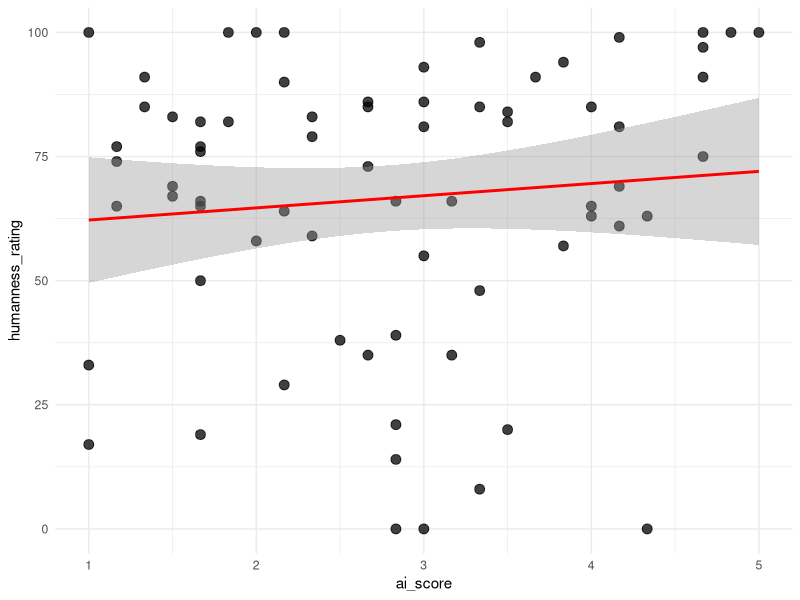

Generate this figure with R: (Note: this script raises an error after producing the figure.)
## ---- chunk 1
library(dplyr)
library(ggplot2)
library(tidyr)
library(forcats)
library(lme4)
library(corrplot)
## ---- chunk 2
raw_df <- read.csv("../data/pilot-responses-combined.csv")
raw_df <- raw_df %>% 
  group_by(subject_id) %>%
  mutate(ai_score = sum(cognitive_1, cognitive_2, 
                         affective_1, affective_2, 
                         behavioral_1, behavioral_2)/6)
## ---- chunk 3
head(raw_df)
## ---- chunk 4
categories <- list(
  content     = c("rainbow", "horizon", "rain", "light", "sunlight", "colors", "prism", "the", "color",
                    "informative", "descriptive", "sun", "when", "arc", "arch", "beyond",
                    "clouds", "colours", "earth", "ending", "explainer", "explanation",
                    "forms", "freedom", "god", "green", "hits", "peace", "promise",
                    "rainbaw", "rainbows", "red", "reflecting", "shape", "single", "sky",
                    "spectrum", "storylike", "sunshine", "two ends", "vision", "water",
                    "weather", "wordy"),
  gender      = c("woman", "female", "male", "feminine", "girl", "man", "dude", "girly", "lady",
                    "masculine"),
  age         = c("older", "young", "elderly", "old"),
  affect      = c("calm", "enthusiastic", "calming", "curious", "passionate", "angry", "attentive",
                    "disinterested", "energetic", "enthused", "euphoric", "excited",
                    "happiness", "happy", "invested", "joyful", "moody", "nonchalant",
                    "peaceful", "pensive", "relaxed", "stoked"),
  personality = c("confident", "gentle", "kind", "assertive", "caring", "cautious", "dominant", "entitled",
                    "forceful", "friendly", "opinionated", "outgoing", "patient", "sassy",
                    "snooty", "stern", "stoic", "sweet"),
  competence  = c("smart", "educated", "science", "professional", "scientific", "wise", "academic",
                    "accurate", "articulate", "credible", "detailed", "idiot", "impaired",
                    "important", "informed", "intelligent", "knowledgeable", "percise",
                    "profound", "proper", "stupid", "thorough", "thoughtful",
                    "unintelligent", "unprofessional", "well spoken"),
  naturalness = c("fake", "artificial", "ai generated", "digital", "inauthentic", "manufactured", "natural",
                    "robotic", "scripted", "unrealistic"),
  prosody     = c("cadence", "emphasis", "even", "flat", "monotone", "monotoned", 
                  "monotonous", "powerful", "questioning", "slow"),
  voice_quality = c("clear", "deep", "raspy", "grainy", "nasal", "nasally", "rich", "full", "smooth", "whine"), 
  intensity = c("loud", "projective", "quiet", "soft-spoken", "softspoken"), 
  persona     = c("storyteller", "surfer", "teacher", "cartoon", "documentary", "educator", "guider",
                    "instructor", "leprechaun", "morgan freeman", "preppy",
                    "school", "scientist", "smoker", "story teller", "student", "tv voice",
                    "valley girl", "weed", "wizard", "grandma"),
  appearance    = c("black", "white",  "blonde"),
  locale = c("american", "california", "californian", "new yorker", "city", "culture", "urban"),
  evaluation  = c("annoying", "beautiful", "interesting", "boring", "confusing", "cool", "corny",
                    "creative", "dreamy", "forgettable", "fun", "good", "grating", "odd",
                    "pleasant", "quality", "tiring", "dramatic", "vivid", "colorful", "emotive", "exaggerated"))

assign_category <- function(response) {
  if (is.na(response) || response == "") return(NA_character_)
  for (cat_name in names(categories)) {
    if (response %in% categories[[cat_name]]) {
      return(cat_name)
    }
  }
  return("unknown")
}

analysis_df <- raw_df %>%
  mutate(across(
    .cols = c(word_1, word_2, word_3, word_4, word_5),
    .fns  = ~ sapply(tolower(trimws(.x)), assign_category),
    .names = "category_{.col}"
  )) %>%
  rename_with(~ gsub("category_word_", "category_", .x), starts_with("category_word_"))

# add broad characterizations
social_cats   <- c("gender","age","personality","competence","persona",
                   "appearance","locale","affect")
acoustic_cats <- c("voice_quality","prosody","intensity")

analysis_df <- analysis_df %>%
  rowwise() %>%
  mutate(
    n_social   = sum(c_across(category_1:category_5) %in% social_cats),
    n_acoustic = sum(c_across(category_1:category_5) %in% acoustic_cats),
    n_content  = sum(c_across(category_1:category_5) == "content"),
    any_artificial = any(c_across(word_1:word_5) %in% 
                           c("fake","artificial","ai generated","digital","inauthentic",
                             "manufactured","robotic","scripted","unrealistic"))
  ) %>%
  ungroup()
## ---- chunk 5
ggplot(analysis_df, aes(x = ai_score, 
                        y = humanness_rating)) +
  geom_point(color = "black", 
             size = 3,
             alpha = 0.75) +       
  geom_smooth(method = "lm", color = "red") +
  theme_minimal() 

cor(analysis_df$ai_score, analysis_df$humanness_rating, method = "pearson")
## ---- chunk 6
analysis_df %>% 
  group_by(voice) %>% 
  summarise(
    mean = mean(humanness_rating),
    sd = sd(humanness_rating), 
    median = median(humanness_rating)
  )
## ---- chunk 7
valence_counts_voice <- analysis_df %>%
  select(subject_id, word_1:word_5, voice) %>%
  pivot_longer(word_1:word_5, names_to = "slot", values_to = "word") %>%
  mutate(word = tolower(trimws(word))) %>%
  left_join(valence_lookup, by = "word") %>%
  group_by(voice) %>%
  summarise(
    n_positive  = sum(valence == "positive",  na.rm = TRUE),
    n_negative  = sum(valence == "negative",  na.rm = TRUE),
    n_ambiguous = sum(valence == "ambiguous", na.rm = TRUE),
    .groups = "drop"
  )
valence_counts_voice
## ---- chunk 8

ggplot(analysis_df, aes(voice, humanness_rating, fill = voice)) + 
  geom_violin() +
  scale_fill_brewer(palette = "Set3") +
  geom_jitter(width = 0.05) +
  theme_minimal()

## ---- chunk 9
category_counts <- analysis_df %>%
  pivot_longer(
    cols = category_1:category_5,
    names_to = "word_number",
    values_to = "category"
  ) %>%
  count(category, sort = TRUE)
## ---- chunk 10
View(category_counts)
## ---- chunk 11
analysis_df <- analysis_df %>%
  rowwise() %>%
  mutate(ai_attitude_score = rowMeans(across(c(cognitive_1, behavioral_1, affective_1, cognitive_2, affective_2, behavioral_2))))
## ---- chunk 12

ai_attitude_plot <- ggplot(analysis_df, aes(x = ai_attitude_score, y = fct_reorder(source_file, ai_attitude_score))) +
  geom_point(size = 1.5, alpha = 0.7) +
  labs(x = "AI attitude score", y = "participants") + 
  theme_minimal() +
  theme(axis.text.y = element_blank())
## ---- chunk 13
ai_attitude_plot
## ---- chunk 14
ggplot(analysis_df, aes(x = ai_attitude_score)) +
  geom_histogram(aes(y = after_stat(density)), 
                 fill = "steelblue", 
                 color = "white", 
                 alpha = 0.4,
                 bins = 30) +       
  geom_density(fill = "skyblue", alpha = 0.5) +
  labs(title = "Distribution of AI Attitude Scores", x = "AI Attitude Score", y = "Density") +
  theme_minimal()
## ---- chunk 15
ggplot(analysis_df, aes(x = "", y = ai_attitude_score)) +
  geom_boxplot(fill = "lightpink", alpha = 0.5, width = 0.3) +
  labs(title = "Distribution of AI Attitude Scores", 
       x = "All participants") +
  geom_jitter(width = 0.05)+
  theme_minimal()
## ---- chunk 16
long_df <- analysis_df %>%
  pivot_longer(category_1:category_5, names_to="slot", values_to="cat") %>%
  filter(cat != "content") %>%
  mutate(is_social = cat %in% social_cats,
         slot_num = as.integer(gsub("category_","",slot)))

subj_df <- long_df %>% # subject-clustering accounts for between-subj design
  group_by(subject_id, voice, humanness_rating) %>%
  summarise(n_social = sum(is_social), n_total = n(), .groups="drop")

# models for pilot data (random effects result in singularity)
m_social_1 <- glm(cbind(n_social, n_total - n_social) ~ scale(humanness_rating) + voice,
              data = subj_df, family = binomial)
summary(m_social_1)

m_social_2 <- glm(cbind(n_social, n_total - n_social) ~ scale(humanness_rating),
                  data = subj_df, family = binomial)
summary(m_social_2)

# which model better accounts for variance? 
anova(m_social_1, m_social_2, test = "LRT")
## ---- chunk 17
# predicted probabilities
newdat <- data.frame(humanness_rating = c(0, 30, 50, 66.6, 100))
newdat$z <- (newdat$humanness_rating - mean(analysis_df$humanness_rating)) / 
  sd(analysis_df$humanness_rating)
pred <- predict(m_social_2, newdata = data.frame(humanness_rating = newdat$humanness_rating),
                type = "link", se.fit = TRUE)
newdat$p     <- plogis(pred$fit)
newdat$lo    <- plogis(pred$fit - 1.96 * pred$se.fit)
newdat$hi    <- plogis(pred$fit + 1.96 * pred$se.fit)
newdat

newdat <- data.frame(humanness_rating = seq(0, 100, by = 2))
pred <- predict(m_social_2, newdata = data.frame(humanness_rating = newdat$humanness_rating,
                                             voice = "gracie_valley"),  # arbitrary ref level
                type = "link", se.fit = TRUE)
newdat$p  <- plogis(pred$fit)
newdat$lo <- plogis(pred$fit - 1.96 * pred$se.fit)
newdat$hi <- plogis(pred$fit + 1.96 * pred$se.fit)

# visualization
ggplot() +
  geom_ribbon(data = newdat, aes(humanness_rating, ymin = lo, ymax = hi), 
              alpha = 0.2, fill = "steelblue") +
  geom_line(data = newdat, aes(humanness_rating, p), color = "steelblue", size = 1) +
  geom_jitter(data = subj_df, 
              aes(humanness_rating, n_social / n_total),
              width = 0.5, height = 0.02, alpha = 0.5) +
  geom_hline(yintercept = 0.5, linetype = "dashed", color = "grey") +
  labs(x = "Humanness Rating", 
       y = "P(social | non-content descriptor)") +
  theme_minimal()
## ---- chunk 18
transitions <- analysis_df %>%
  select(subject_id, voice, category_1:category_5) %>%
  pivot_longer(category_1:category_5, names_to="slot", values_to="cat") %>%
  mutate(slot = as.integer(gsub("category_","",slot))) %>%
  filter(cat != "content") %>%
  arrange(subject_id, slot) %>%
  group_by(subject_id) %>%
  mutate(next_cat = lead(cat)) %>%
  filter(!is.na(next_cat)) %>%
  ungroup()

# raw transition probability matrix
trans_mat <- transitions %>%
  count(cat, next_cat) %>%
  group_by(cat) %>%
  mutate(p = n / sum(n)) %>%
  ungroup()

# add marginal probabilities 
marginals <- transitions %>%
  count(next_cat) %>%
  mutate(p_marginal = n / sum(n)) %>%
  select(next_cat, p_marginal)

# matrix with marginals 
trans_mat_w_margin <- trans_mat %>%
  left_join(marginals, by = "next_cat") %>%
  mutate(lift = p / p_marginal)
## ---- chunk 19
valence_lookup <- tibble(
  word = c(
    "beautiful", "pleasant", "cool", "fun", "dreamy", "vivid", "colorful",
    "annoying", "boring", "grating", "tiring", "forgettable", "odd", "corny", "confusing",
    "interesting", "dramatic", "emotive", "exaggerated"
  ),
  valence = c(
    rep("positive", 7),
    rep("negative", 8),
    rep("ambiguous", 4)
  )
)

# participant valence_counts
valence_counts <- analysis_df %>%
  select(subject_id, word_1:word_5) %>%
  pivot_longer(word_1:word_5, names_to = "slot", values_to = "word") %>%
  mutate(word = tolower(trimws(word))) %>%
  left_join(valence_lookup, by = "word") %>%
  group_by(subject_id) %>%
  summarise(
    n_positive  = sum(valence == "positive",  na.rm = TRUE),
    n_negative  = sum(valence == "negative",  na.rm = TRUE),
    n_ambiguous = sum(valence == "ambiguous", na.rm = TRUE),
    .groups = "drop"
  )

eval_df <- analysis_df %>% left_join(valence_counts, by = "subject_id")

# restrict to subj with at least one valenced evaluation
eval_sub <- eval_df %>%
  filter(n_positive + n_negative > 0) %>%
  mutate(p_positive = n_positive / (n_positive + n_negative))

# mean proportion positive by any_artificial
prop_summary <- eval_sub %>%
  group_by(any_artificial) %>%
  summarise(
    n              = n(),
    mean_p_positive = mean(p_positive),
    sd_p_positive   = sd(p_positive),
    se_p_positive   = sd(p_positive) / sqrt(n),
    .groups = "drop"
  )
prop_summary

# mean ai_score by any_artificial
ai_summary <- eval_sub %>%
  group_by(any_artificial) %>%
  summarise(
    n              = n(),
    mean_ai_score  = mean(ai_score),
    sd_ai_score    = sd(ai_score),
    se_ai_score    = sd(ai_score) / sqrt(n),
    .groups = "drop"
  )
ai_summary

ggplot(eval_sub, aes(x = ai_score, 
                     y = p_positive, 
                     color = any_artificial)) +
  geom_point(alpha = 0.7, size = 2) +
  geom_smooth(method = "loess", se = TRUE, alpha = 0.15) +
  scale_color_brewer(palette = "Set1",
                     name = "Any artificial\ndescriptor") +
  labs(
    x = "AI attitude score (higher = more positive toward AI)",
    y = "Proportion positive valence") +
  theme_minimal()
